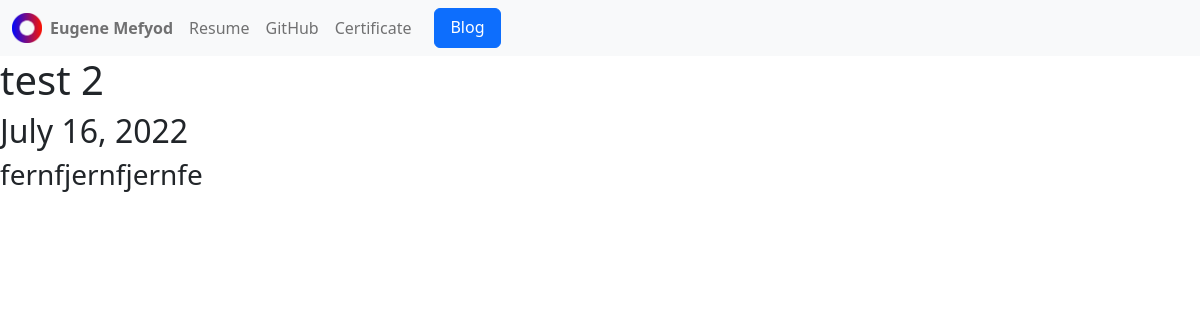
Page /blog/2/ on the earlier database version.
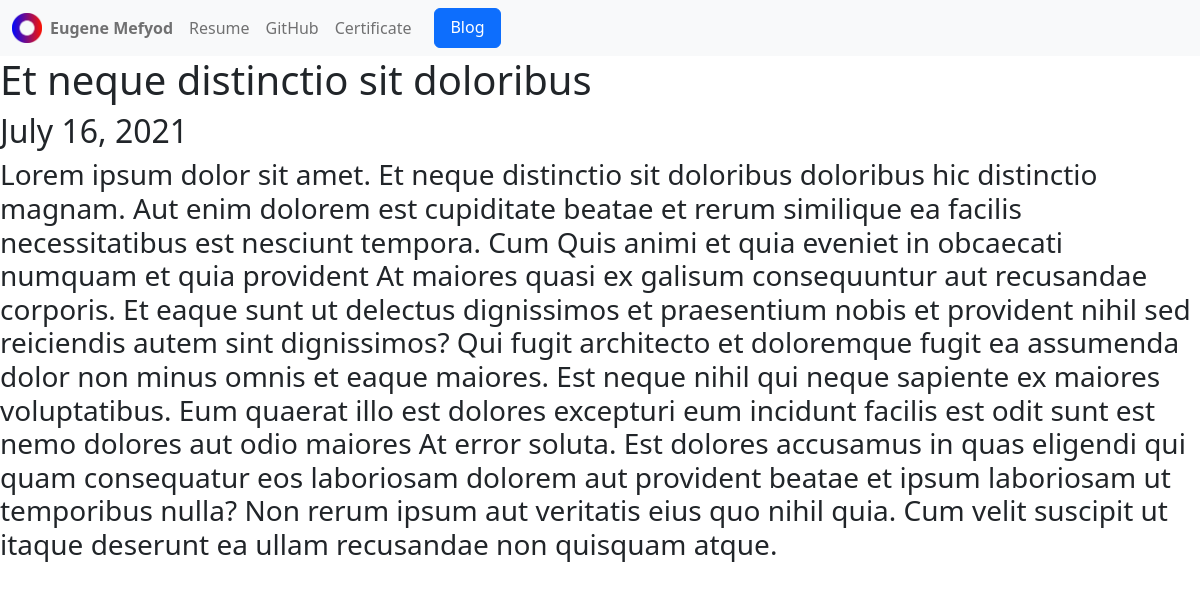
Same page on the later database version.
### blog/models.py (models this page shows, shortened)
class Blog(models.Model):
    title = models.CharField(max_length=200)
    description = models.TextField()
    datetime = models.DateField()

### blog/views.py (the view)
# urls.py: path('<int:blog_id>/', views.detail, name='detail'),
def detail(request, blog_id):
    blog = get_object_or_404(Blog, pk=blog_id)
    return render(request, 'blog/detail.html',{'blog':blog})

### blog/templates/blog/detail.html
{% extends 'portfolio/base.html' %}
{% block content %}
<h1 class='head-blog'>{{ blog.title }}</h1>
<h2>{{ blog.datetime }}</h2>
<h3>{{ blog.description }}</h3>
{% endblock %}

Differences in the rows shown:
changed Blog: title "test 2" → "Et neque distinctio sit doloribus"; datetime "July 16, 2022" → "July 16, 2021"; description "fernfjernfjernfe" → "Lorem ipsum dolor sit amet. Et neque distinctio sit doloribus doloribus hic distinctio magnam. Aut enim dolorem est cupiditate beatae et rerum similique ea facilis necessitatibus est nesciunt tempora. Cum Quis animi et quia eveniet in obcaecati numquam et quia provident At maiores quasi ex galisum consequuntur aut recusandae corporis. Et eaque sunt ut delectus dignissimos et praesentium nobis et provident nihil sed reiciendis autem sint dignissimos? Qui fugit architecto et doloremque fugit ea assumenda dolor non minus omnis et eaque maiores. Est neque nihil qui neque sapiente ex maiores voluptatibus. Eum quaerat illo est dolores excepturi eum incidunt facilis est odit sunt est nemo dolores…"
